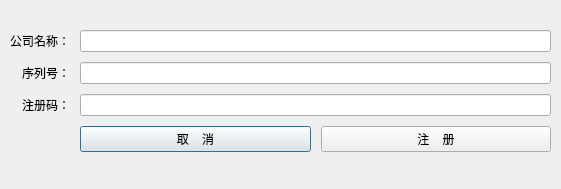
<?xml version="1.0" encoding="UTF-8"?>
<ui version="4.0">
 <class>Dialog</class>
 <widget class="QDialog" name="Dialog">
  <property name="geometry">
   <rect>
    <x>0</x>
    <y>0</y>
    <width>561</width>
    <height>189</height>
   </rect>
  </property>
  <property name="sizePolicy">
   <sizepolicy hsizetype="Fixed" vsizetype="Fixed">
    <horstretch>0</horstretch>
    <verstretch>0</verstretch>
   </sizepolicy>
  </property>
  <property name="windowTitle">
   <string>软件注册</string>
  </property>
  <widget class="QWidget" name="">
   <property name="geometry">
    <rect>
     <x>10</x>
     <y>10</y>
     <width>541</width>
     <height>161</height>
    </rect>
   </property>
   <layout class="QFormLayout" name="formLayout">
    <property name="labelAlignment">
     <set>Qt::AlignRight|Qt::AlignTrailing|Qt::AlignVCenter</set>
    </property>
    <property name="formAlignment">
     <set>Qt::AlignLeading|Qt::AlignLeft|Qt::AlignVCenter</set>
    </property>
    <property name="horizontalSpacing">
     <number>10</number>
    </property>
    <property name="verticalSpacing">
     <number>10</number>
    </property>
    <item row="0" column="0">
     <widget class="QLabel" name="label_company">
      <property name="text">
       <string>公司名称：</string>
      </property>
     </widget>
    </item>
    <item row="0" column="1">
     <widget class="QLineEdit" name="lineEdit_company"/>
    </item>
    <item row="1" column="0">
     <widget class="QLabel" name="label_xlh">
      <property name="text">
       <string>序列号：</string>
      </property>
     </widget>
    </item>
    <item row="1" column="1">
     <widget class="QLineEdit" name="lineEdit_xlh"/>
    </item>
    <item row="2" column="0">
     <widget class="QLabel" name="label">
      <property name="text">
       <string>注册码：</string>
      </property>
     </widget>
    </item>
    <item row="2" column="1">
     <widget class="QLineEdit" name="lineEdit_zcm"/>
    </item>
    <item row="3" column="1">
     <layout class="QHBoxLayout" name="horizontalLayout">
      <item>
       <widget class="QPushButton" name="pb_esc">
        <property name="text">
         <string>取    消</string>
        </property>
       </widget>
      </item>
      <item>
       <widget class="QPushButton" name="pb_ok">
        <property name="text">
         <string>注    册</string>
        </property>
       </widget>
      </item>
     </layout>
    </item>
   </layout>
  </widget>
 </widget>
 <resources/>
 <connections/>
</ui>
